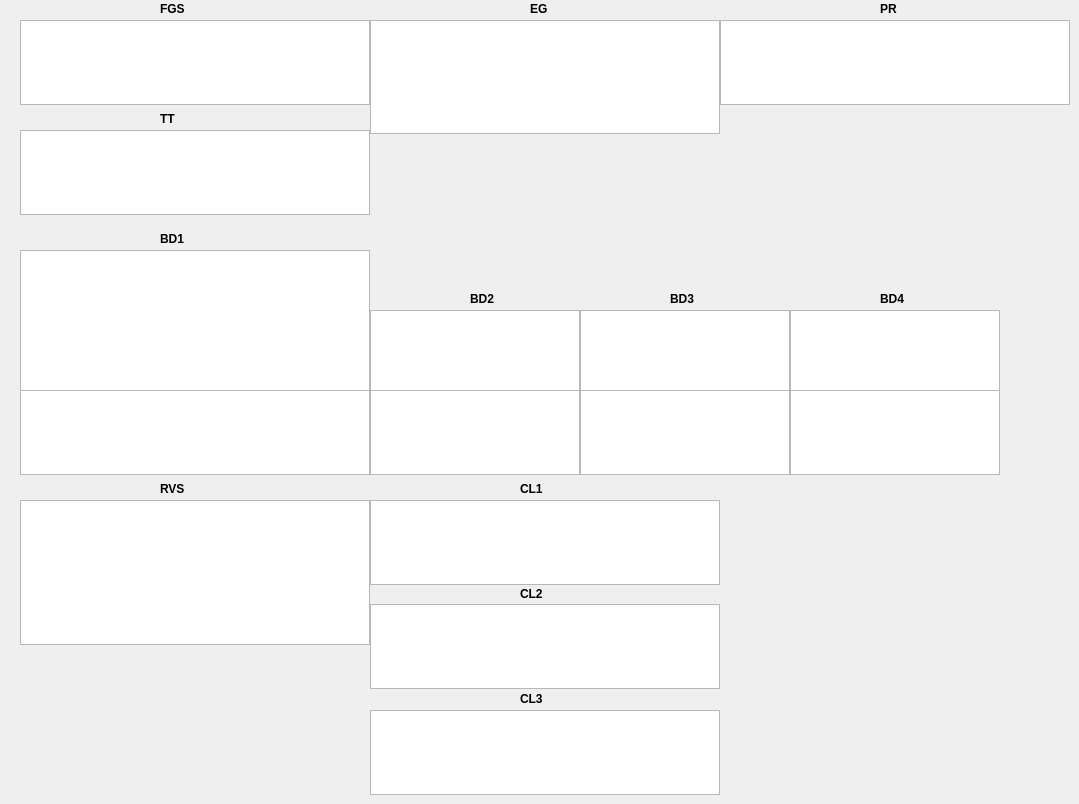
        <widget class="QWidget" name="tab_ffx">
         <property name="focusPolicy">
          <enum>Qt::NoFocus</enum>
         </property>
         <attribute name="title">
          <string>                                                                           FFX                                                                           </string>
         </attribute>
         <widget class="QTableView" name="tv_PR">
          <property name="geometry">
           <rect>
            <x>720</x>
            <y>20</y>
            <width>350</width>
            <height>85</height>
           </rect>
          </property>
         </widget>
         <widget class="QTableView" name="tv_EG">
          <property name="geometry">
           <rect>
            <x>370</x>
            <y>20</y>
            <width>350</width>
            <height>114</height>
           </rect>
          </property>
         </widget>
         <widget class="QTableView" name="tv_FGS">
          <property name="geometry">
           <rect>
            <x>20</x>
            <y>20</y>
            <width>350</width>
            <height>85</height>
           </rect>
          </property>
         </widget>
         <widget class="QTableView" name="tv_TT">
          <property name="geometry">
           <rect>
            <x>20</x>
            <y>130</y>
            <width>350</width>
            <height>85</height>
           </rect>
          </property>
         </widget>
         <widget class="QTableView" name="tv_BD1_Top">
          <property name="geometry">
           <rect>
            <x>20</x>
            <y>250</y>
            <width>350</width>
            <height>145</height>
           </rect>
          </property>
         </widget>
         <widget class="QTableView" name="tv_BD2_Top">
          <property name="geometry">
           <rect>
            <x>370</x>
            <y>310</y>
            <width>210</width>
            <height>85</height>
           </rect>
          </property>
         </widget>
         <widget class="QTableView" name="tv_BD3_Top">
          <property name="geometry">
           <rect>
            <x>580</x>
            <y>310</y>
            <width>210</width>
            <height>85</height>
           </rect>
          </property>
         </widget>
         <widget class="QTableView" name="tv_BD4_Top">
          <property name="geometry">
           <rect>
            <x>790</x>
            <y>310</y>
            <width>210</width>
            <height>85</height>
           </rect>
          </property>
         </widget>
         <widget class="QTableView" name="tv_BD1_Bottom">
          <property name="geometry">
           <rect>
            <x>20</x>
            <y>390</y>
            <width>350</width>
            <height>85</height>
           </rect>
          </property>
         </widget>
         <widget class="QTableView" name="tv_BD3_Bottom">
          <property name="geometry">
           <rect>
            <x>580</x>
            <y>390</y>
            <width>210</width>
            <height>85</height>
           </rect>
          </property>
         </widget>
         <widget class="QTableView" name="tv_BD4_Bottom">
          <property name="geometry">
           <rect>
            <x>790</x>
            <y>390</y>
            <width>210</width>
            <height>85</height>
           </rect>
          </property>
         </widget>
         <widget class="QTableView" name="tv_BD2_Bottom">
          <property name="geometry">
           <rect>
            <x>370</x>
            <y>390</y>
            <width>210</width>
            <height>85</height>
           </rect>
          </property>
         </widget>
         <widget class="QTableView" name="tv_RVS">
          <property name="geometry">
           <rect>
            <x>20</x>
            <y>500</y>
            <width>350</width>
            <height>145</height>
           </rect>
          </property>
         </widget>
         <widget class="QTableView" name="tv_CL1">
          <property name="geometry">
           <rect>
            <x>370</x>
            <y>500</y>
            <width>350</width>
            <height>85</height>
           </rect>
          </property>
         </widget>
         <widget class="QLabel" name="label_BD2">
          <property name="geometry">
           <rect>
            <x>470</x>
            <y>290</y>
            <width>67</width>
            <height>17</height>
           </rect>
          </property>
          <property name="font">
           <font>
            <weight>75</weight>
            <bold>true</bold>
           </font>
          </property>
          <property name="text">
           <string>BD2</string>
          </property>
         </widget>
         <widget class="QLabel" name="label_BD1">
          <property name="geometry">
           <rect>
            <x>160</x>
            <y>230</y>
            <width>67</width>
            <height>17</height>
           </rect>
          </property>
          <property name="font">
           <font>
            <weight>75</weight>
            <bold>true</bold>
           </font>
          </property>
          <property name="text">
           <string>BD1</string>
          </property>
         </widget>
         <widget class="QLabel" name="label_BD3">
          <property name="geometry">
           <rect>
            <x>670</x>
            <y>290</y>
            <width>67</width>
            <height>17</height>
           </rect>
          </property>
          <property name="font">
           <font>
            <weight>75</weight>
            <bold>true</bold>
           </font>
          </property>
          <property name="text">
           <string>BD3</string>
          </property>
         </widget>
         <widget class="QLabel" name="label_BD4">
          <property name="geometry">
           <rect>
            <x>880</x>
            <y>290</y>
            <width>67</width>
            <height>17</height>
           </rect>
          </property>
          <property name="font">
           <font>
            <weight>75</weight>
            <bold>true</bold>
           </font>
          </property>
          <property name="text">
           <string>BD4</string>
          </property>
         </widget>
         <widget class="QLabel" name="label_BD2_2">
          <property name="geometry">
           <rect>
            <x>530</x>
            <y>0</y>
            <width>67</width>
            <height>17</height>
           </rect>
          </property>
          <property name="font">
           <font>
            <weight>75</weight>
            <bold>true</bold>
           </font>
          </property>
          <property name="text">
           <string>EG</string>
          </property>
         </widget>
         <widget class="QLabel" name="label_BD3_2">
          <property name="geometry">
           <rect>
            <x>880</x>
            <y>0</y>
            <width>67</width>
            <height>17</height>
           </rect>
          </property>
          <property name="font">
           <font>
            <weight>75</weight>
            <bold>true</bold>
           </font>
          </property>
          <property name="text">
           <string>PR</string>
          </property>
         </widget>
         <widget class="QLabel" name="label_BD1_2">
          <property name="geometry">
           <rect>
            <x>160</x>
            <y>0</y>
            <width>67</width>
            <height>17</height>
           </rect>
          </property>
          <property name="font">
           <font>
            <weight>75</weight>
            <bold>true</bold>
           </font>
          </property>
          <property name="text">
           <string>FGS</string>
          </property>
         </widget>
         <widget class="QLabel" name="label_BD1_3">
          <property name="geometry">
           <rect>
            <x>160</x>
            <y>110</y>
            <width>67</width>
            <height>17</height>
           </rect>
          </property>
          <property name="font">
           <font>
            <weight>75</weight>
            <bold>true</bold>
           </font>
          </property>
          <property name="text">
           <string>TT</string>
          </property>
         </widget>
         <widget class="QLabel" name="label_BD1_4">
          <property name="geometry">
           <rect>
            <x>160</x>
            <y>480</y>
            <width>67</width>
            <height>17</height>
           </rect>
          </property>
          <property name="font">
           <font>
            <weight>75</weight>
            <bold>true</bold>
           </font>
          </property>
          <property name="text">
           <string>RVS</string>
          </property>
         </widget>
         <widget class="QLabel" name="label_BD1_5">
          <property name="geometry">
           <rect>
            <x>520</x>
            <y>480</y>
            <width>67</width>
            <height>17</height>
           </rect>
          </property>
          <property name="font">
           <font>
            <weight>75</weight>
            <bold>true</bold>
           </font>
          </property>
          <property name="text">
           <string>CL1</string>
          </property>
         </widget>
         <widget class="QLabel" name="label_BD1_6">
          <property name="geometry">
           <rect>
            <x>520</x>
            <y>585</y>
            <width>67</width>
            <height>17</height>
           </rect>
          </property>
          <property name="font">
           <font>
            <weight>75</weight>
            <bold>true</bold>
           </font>
          </property>
          <property name="text">
           <string>CL2</string>
          </property>
         </widget>
         <widget class="QTableView" name="tv_CL2">
          <property name="geometry">
           <rect>
            <x>370</x>
            <y>604</y>
            <width>350</width>
            <height>85</height>
           </rect>
          </property>
         </widget>
         <widget class="QTableView" name="tv_CL3">
          <property name="geometry">
           <rect>
            <x>370</x>
            <y>710</y>
            <width>350</width>
            <height>85</height>
           </rect>
          </property>
         </widget>
         <widget class="QLabel" name="label_BD1_7">
          <property name="geometry">
           <rect>
            <x>520</x>
            <y>690</y>
            <width>67</width>
            <height>17</height>
           </rect>
          </property>
          <property name="font">
           <font>
            <weight>75</weight>
            <bold>true</bold>
           </font>
          </property>
          <property name="text">
           <string>CL3</string>
          </property>
         </widget>
         <zorder>tv_BD2_Top</zorder>
         <zorder>tv_TT</zorder>
         <zorder>tv_PR</zorder>
         <zorder>tv_FGS</zorder>
         <zorder>tv_EG</zorder>
         <zorder>tv_BD1_Top</zorder>
         <zorder>tv_BD3_Top</zorder>
         <zorder>tv_BD4_Top</zorder>
         <zorder>tv_BD1_Bottom</zorder>
         <zorder>tv_BD3_Bottom</zorder>
         <zorder>tv_BD4_Bottom</zorder>
         <zorder>tv_BD2_Bottom</zorder>
         <zorder>tv_RVS</zorder>
         <zorder>tv_CL1</zorder>
         <zorder>label_BD2</zorder>
         <zorder>label_BD1</zorder>
         <zorder>label_BD3</zorder>
         <zorder>label_BD4</zorder>
         <zorder>label_BD2_2</zorder>
         <zorder>label_BD3_2</zorder>
         <zorder>label_BD1_2</zorder>
         <zorder>label_BD1_3</zorder>
         <zorder>label_BD1_4</zorder>
         <zorder>label_BD1_5</zorder>
         <zorder>label_BD1_6</zorder>
         <zorder>tv_CL2</zorder>
         <zorder>tv_CL3</zorder>
         <zorder>label_BD1_7</zorder>
        </widget>
